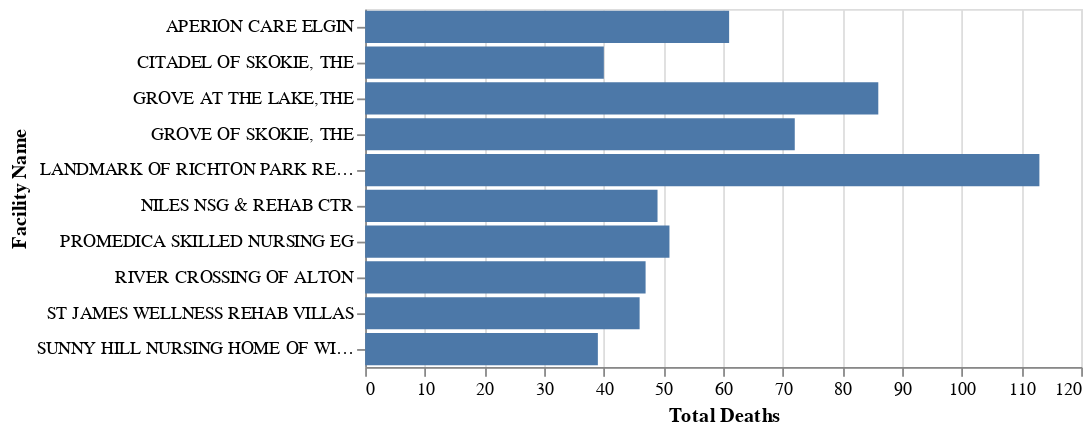

The code cell stored with this chart in its notebook:
### Code cell
alt.Chart(new_data.sort_values('Total Deaths', ascending=False).head(10)).mark_bar().encode(
    y='Facility Name',
    x='Total Deaths')

### Figure 1 — Vega-Lite specification as saved in the notebook (floating-point values rounded to 4 significant figures)
{"config": {"view": {"continuousWidth": 400, "continuousHeight": 300}}, "data": {"name": "data-c4354fc6d6c5705c2797cd264fa8f653"}, "mark": "bar", "encoding": {"x": {"type": "quantitative", "field": "Total Deaths"}, "y": {"type": "nominal", "field": "Facility Name"}}, "$schema": "https://vega.github.io/schema/vega-lite/v4.8.1.json", "datasets": {"data-c4354fc6d6c5705c2797cd264fa8f653": [{"Facility Name": "LANDMARK OF RICHTON PARK REHAB & NSG CTR", "County": "Cook", "Staff Vaccination Rate": "94%", "Resident Vaccination Rate": "83.77%", "Staff Booster Rate": "27.91%", "Resident Booster Rate": "26.24%", "Staff Weekly Confirmed Cases": 0, "Staff Total Confirmed Cases": 82, "Staff Weekly COVID-19 Deaths": 0, "Staff Total COVID-19 Deaths": 0, "Resident Weekly Confirmed Cases": 0, "Resident Total Confirmed Cases": 126, "Resident Weekly COVID-19 Deaths": 0, "Resident Total COVID-19 Deaths": 113, "Total Deaths": 113}, {"Facility Name": "GROVE AT THE LAKE,THE", "County": "Lake", "Staff Vaccination Rate": "100%", "Resident Vaccination Rate": "98.39%", "Staff Booster Rate": "92.62%", "Resident Booster Rate": "90.91%", "Staff Weekly Confirmed Cases": 0, "Staff Total Confirmed Cases": 183, "Staff Weekly COVID-19 Deaths": 0, "Staff Total COVID-19 Deaths": 0, "Resident Weekly Confirmed Cases": 0, "Resident Total Confirmed Cases": 45, "Resident Weekly COVID-19 Deaths": 0, "Resident Total COVID-19 Deaths": 86, "Total Deaths": 86}, {"Facility Name": "GROVE OF SKOKIE, THE", "County": "Cook", "Staff Vaccination Rate": "98.54%", "Resident Vaccination Rate": "88.15%", "Staff Booster Rate": "80.67%", "Resident Booster Rate": "90.37%", "Staff Weekly Confirmed Cases": 0, "Staff Total Confirmed Cases": 65, "Staff Weekly COVID-19 Deaths": 0, "Staff Total COVID-19 Deaths": 0, "Resident Weekly Confirmed Cases": 0, "Resident Total Confirmed Cases": 90, "Resident Weekly COVID-19 Deaths": 0, "Resident Total COVID-19 Deaths": 72, "Total Deaths": 72}, {"Facility Name": "APERION CARE ELGIN", "County": "Kane", "Staff Vaccination Rate": "91.14%", "Resident Vaccination Rate": "88.76%", "Staff Booster Rate": "93.67%", "Resident Booster Rate": "86.11%", "Staff Weekly Confirmed Cases": 0, "Staff Total Confirmed Cases": 34, "Staff Weekly COVID-19 Deaths": 0, "Staff Total COVID-19 Deaths": 0, "Resident Weekly Confirmed Cases": 0, "Resident Total Confirmed Cases": 55, "Resident Weekly COVID-19 Deaths": 0, "Resident Total COVID-19 Deaths": 61, "Total Deaths": 61}, {"Facility Name": "PROMEDICA SKILLED NURSING EG", "County": "Cook", "Staff Vaccination Rate": "94.63%", "Resident Vaccination Rate": "90%", "Staff Booster Rate": "76.98%", "Resident Booster Rate": "70.92%", "Staff Weekly Confirmed Cases": 0, "Staff Total Confirmed Cases": 119, "Staff Weekly COVID-19 Deaths": 0, "Staff Total COVID-19 Deaths": 1, "Resident Weekly Confirmed Cases": 0, "Resident Total Confirmed Cases": 146, "Resident Weekly COVID-19 Deaths": 0, "Resident Total COVID-19 Deaths": 50, "Total Deaths": 51}, {"Facility Name": "NILES NSG & REHAB CTR", "County": "Cook", "Staff Vaccination Rate": "95.85%", "Resident Vaccination Rate": "93.09%", "Staff Booster Rate": "89.06%", "Resident Booster Rate": "77.49%", "Staff Weekly Confirmed Cases": 0, "Staff Total Confirmed Cases": 113, "Staff Weekly COVID-19 Deaths": 0, "Staff Total COVID-19 Deaths": 0, "Resident Weekly Confirmed Cases": 0, "Resident Total Confirmed Cases": 235, "Resident Weekly COVID-19 Deaths": 0, "Resident Total COVID-19 Deaths": 49, "Total Deaths": 49}, {"Facility Name": "RIVER CROSSING OF ALTON", "County": "Madison", "Staff Vaccination Rate": "75.61%", "Resident Vaccination Rate": "77.54%", "Staff Booster Rate": "70.09%", "Resident Booster Rate": "39.79%", "Staff Weekly Confirmed Cases": 0, "Staff Total Confirmed Cases": 96, "Staff Weekly COVID-19 Deaths": 0, "Staff Total COVID-19 Deaths": 0, "Resident Weekly Confirmed Cases": 0, "Resident Total Confirmed Cases": 195, "Resident Weekly COVID-19 Deaths": 0, "Resident Total COVID-19 Deaths": 47, "Total Deaths": 47}, {"Facility Name": "ST JAMES WELLNESS REHAB VILLAS", "County": "Will", "Staff Vaccination Rate": "91.18%", "Resident Vaccination Rate": "81.33%", "Staff Booster Rate": "80.33%", "Resident Booster Rate": "30.32%", "Staff Weekly Confirmed Cases": 0, "Staff Total Confirmed Cases": 110, "Staff Weekly COVID-19 Deaths": 0, "Staff Total COVID-19 Deaths": 2, "Resident Weekly Confirmed Cases": 1, "Resident Total Confirmed Cases": 134, "Resident Weekly COVID-19 Deaths": 0, "Resident Total COVID-19 Deaths": 44, "Total Deaths": 46}, {"Facility Name": "CITADEL OF SKOKIE, THE", "County": "Cook", "Staff Vaccination Rate": "100%", "Resident Vaccination Rate": "90.53%", "Staff Booster Rate": "84.88%", "Resident Booster Rate": "76.7%", "Staff Weekly Confirmed Cases": 0, "Staff Total Confirmed Cases": 48, "Staff Weekly COVID-19 Deaths": 0, "Staff Total COVID-19 Deaths": 0, "Resident Weekly Confirmed Cases": 0, "Resident Total Confirmed Cases": 170, "Resident Weekly COVID-19 Deaths": 0, "Resident Total COVID-19 Deaths": 40, "Total Deaths": 40}, {"Facility Name": "SUNNY HILL NURSING HOME OF WILL COUNTY", "County": "Will", "Staff Vaccination Rate": "92.06%", "Resident Vaccination Rate": "94.62%", "Staff Booster Rate": "88.62%", "Resident Booster Rate": "47.06%", "Staff Weekly Confirmed Cases": 0, "Staff Total Confirmed Cases": 150, "Staff Weekly COVID-19 Deaths": 0, "Staff Total COVID-19 Deaths": 0, "Resident Weekly Confirmed Cases": 0, "Resident Total Confirmed Cases": 115, "Resident Weekly COVID-19 Deaths": 0, "Resident Total COVID-19 Deaths": 39, "Total Deaths": 39}]}}
